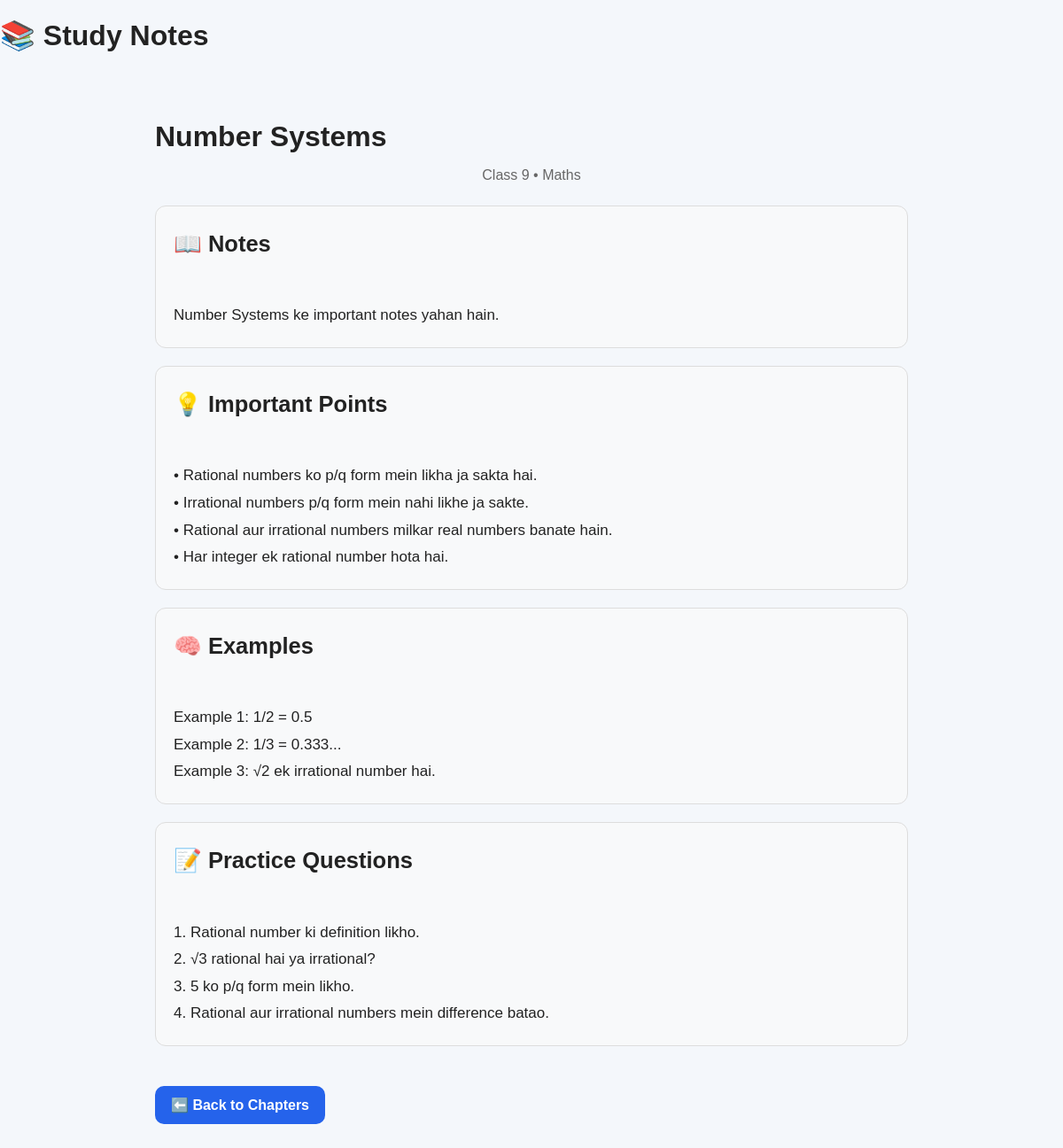
Screenshot of /class/9/subject/Maths/chapter/1 with the database file from the repository.
### tables this page shows
CREATE TABLE notes (
            id INTEGER PRIMARY KEY AUTOINCREMENT,
            class_no INTEGER NOT NULL,
            subject TEXT NOT NULL,
            chapter TEXT NOT NULL,
            title TEXT NOT NULL,
            content TEXT NOT NULL
        );

CREATE TABLE chapter_extras (
            id INTEGER PRIMARY KEY AUTOINCREMENT,
            class_no INTEGER NOT NULL,
            subject TEXT NOT NULL,
            chapter_no INTEGER NOT NULL,
            important_points TEXT,
            examples TEXT,
            practice_questions TEXT
        );

### app.py (the view)
@app.route("/class/<int:class_no>/subject/<subject>/chapter/<int:chapter_no>")
def notes(class_no, subject, chapter_no):
    conn = get_db()
    note = conn.execute(
        """
        SELECT title, content
        FROM notes
        WHERE class_no = ?
        AND subject = ?
        AND chapter LIKE ?
        ORDER BY id ASC
        LIMIT 1
        """,
        (
            class_no,
            subject,
            f"Chapter {chapter_no}%"
        )
    ).fetchone()
    extras = conn.execute(
        """
        SELECT important_points, examples, practice_questions
        FROM chapter_extras
        WHERE class_no = ?
        AND subject = ?
        AND chapter_no = ?
        LIMIT 1
        """,
        (
            class_no,
            subject,
            chapter_no
        )
    ).fetchone()
    conn.close()
    if note is None:
        return "Is chapter ke notes abhi available nahi hain."
    return render_template(
        "notes.html",
        class_no=class_no,
        subject=subject,
        note=note,
        extras=extras
    )

### database.py (called while the page is built)
def get_db():
    conn = sqlite3.connect(DB_NAME)
    conn.row_factory = sqlite3.Row
    return conn

### templates/notes.html (shortened to what this page needs)
<!DOCTYPE html>
<html lang="en">
<head>
    <link rel="stylesheet"
          href="{{ url_for('static', filename='style.css') }}">
</head>
<body>
<header>
    <h1>📚 Study Notes</h1>
</header>
<main class="note-page">
    <h1>{{ note["title"] }}</h1>
    <p class="subtitle">
        Class {{ class_no }} • {{ subject }}
    </p>
    <section class="note-content">
        <div class="notes-box">
            <h2>📖 Notes</h2>
            <div class="note-text">
                {{ note["content"] }}
            </div>
        </div>
        {% if extras %}
        <div class="notes-box">
            <h2>💡 Important Points</h2>
            <div class="note-text">
                {{ extras["important_points"] }}
            </div>
        </div>
        <div class="notes-box">
            <h2>🧠 Examples</h2>
            <div class="note-text">
                {{ extras["examples"] }}
            </div>
        </div>
        <div class="notes-box">
            <h2>📝 Practice Questions</h2>
            <div class="note-text">
                {{ extras["practice_questions"] }}
            </div>
        </div>
        {% endif %}
    </section>
    <a class="back"
       href="/class/{{ class_no }}/subject/{{ subject }}">
        ⬅️ Back to Chapters
    </a>
</main>
</body>
</html>

### static/style.css (style rules this page uses)
* { box-sizing: border-box; }
body { margin: 0; font-family: Arial, sans-serif; background: #f4f7fb; color: #222; }
.subtitle { text-align: center; color: #666; margin-bottom: 30px; }
.back { display: inline-block; margin-top: 25px; text-decoration: none; color: #2563eb; }
.subtitle { color: #666; font-size: 16px; margin-bottom: 25px; }
.note-content { font-size: 17px; line-height: 1.8; margin-bottom: 20px; }
.back { display: inline-block; margin-top: 25px; padding: 12px 18px; background: #2563eb; color: white; text-decoration: none; border-radius: 10px; font-weight: bold; }
.note-page { max-width: 900px; margin: 30px auto; padding: 25px; }
.note-page h1 { font-size: 32px; margin-bottom: 5px; }
.subtitle { color: #666; margin-bottom: 25px; }
.note-content { font-size: 17px; line-height: 1.8; }
.note-content h2 { margin-top: 30px; margin-bottom: 12px; }
.notes-box { padding: 20px; margin-bottom: 20px; border-radius: 12px; background: #f8f9fa; border: 1px solid #ddd; }
.notes-box h2 { margin-top: 0; margin-bottom: 12px; }
.note-text { white-space: pre-line; line-height: 1.8; font-size: 17px; }
.note-text::first-line { font-weight: bold; }

### rows the page displays
notes: title "Number Systems", content "Number Systems ke important notes yahan hain."
chapter_extras: important_points "• Rational numbers ko p/q form mein likha ja sakta hai. • Irrational numbers p/q form mein nahi likhe ja sakte. • Rational aur irrational numbers milkar real numbers banate hain. • Har integer ek rational number hota hai.", examples "Example 1: 1/2 = 0.5 Example 2: 1/3 = 0.333... Example 3: √2 ek irrational number hai.", practice_questions "1. Rational number ki definition likho. 2. √3 rational hai ya irrational? 3. 5 ko p/q form mein likho. 4. Rational aur irrational numbers mein difference batao."

### other values shown
{{ class_no }} "9"
{{ subject }} "Maths"
